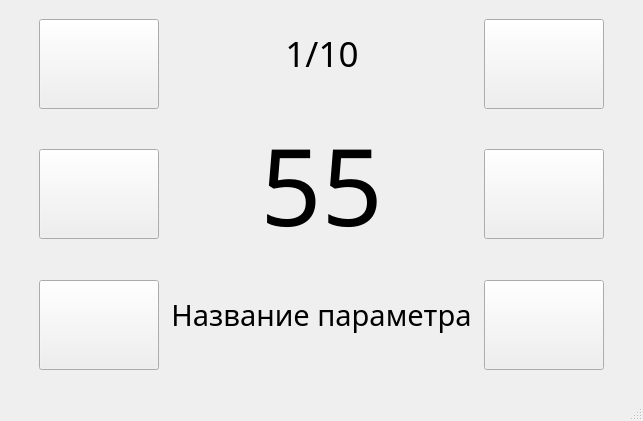
<?xml version="1.0" encoding="UTF-8"?>
<ui version="4.0">
 <class>MainWindow</class>
 <widget class="QMainWindow" name="MainWindow">
  <property name="geometry">
   <rect>
    <x>0</x>
    <y>0</y>
    <width>643</width>
    <height>421</height>
   </rect>
  </property>
  <property name="minimumSize">
   <size>
    <width>480</width>
    <height>320</height>
   </size>
  </property>
  <property name="maximumSize">
   <size>
    <width>4800</width>
    <height>3200</height>
   </size>
  </property>
  <property name="windowTitle">
   <string>MainWindow</string>
  </property>
  <widget class="QWidget" name="centralwidget">
   <layout class="QHBoxLayout" name="horizontalLayout_4">
    <item>
     <spacer name="horizontalSpacer_5">
      <property name="orientation">
       <enum>Qt::Horizontal</enum>
      </property>
      <property name="sizeType">
       <enum>QSizePolicy::Minimum</enum>
      </property>
      <property name="sizeHint" stdset="0">
       <size>
        <width>30</width>
        <height>20</height>
       </size>
      </property>
     </spacer>
    </item>
    <item>
     <layout class="QVBoxLayout" name="verticalLayout_3">
      <item>
       <spacer name="verticalSpacer">
        <property name="orientation">
         <enum>Qt::Vertical</enum>
        </property>
        <property name="sizeHint" stdset="0">
         <size>
          <width>20</width>
          <height>20</height>
         </size>
        </property>
       </spacer>
      </item>
      <item>
       <layout class="QHBoxLayout" name="horizontalLayout_3">
        <item>
         <widget class="QPushButton" name="button_menu">
          <property name="minimumSize">
           <size>
            <width>120</width>
            <height>90</height>
           </size>
          </property>
          <property name="maximumSize">
           <size>
            <width>85</width>
            <height>70</height>
           </size>
          </property>
          <property name="font">
           <font>
            <pointsize>16</pointsize>
           </font>
          </property>
          <property name="whatsThis">
           <string/>
          </property>
          <property name="accessibleName">
           <string/>
          </property>
          <property name="layoutDirection">
           <enum>Qt::LeftToRight</enum>
          </property>
          <property name="autoFillBackground">
           <bool>false</bool>
          </property>
          <property name="text">
           <string/>
          </property>
          <property name="iconSize">
           <size>
            <width>150</width>
            <height>150</height>
           </size>
          </property>
          <property name="autoRepeatInterval">
           <number>100</number>
          </property>
          <property name="autoDefault">
           <bool>false</bool>
          </property>
          <property name="default">
           <bool>false</bool>
          </property>
          <property name="flat">
           <bool>false</bool>
          </property>
         </widget>
        </item>
        <item>
         <spacer name="horizontalSpacer">
          <property name="orientation">
           <enum>Qt::Horizontal</enum>
          </property>
          <property name="sizeHint" stdset="0">
           <size>
            <width>40</width>
            <height>20</height>
           </size>
          </property>
         </spacer>
        </item>
        <item>
         <layout class="QVBoxLayout" name="verticalLayout_2">
          <item>
           <spacer name="verticalSpacer_8">
            <property name="orientation">
             <enum>Qt::Vertical</enum>
            </property>
            <property name="sizeHint" stdset="0">
             <size>
              <width>20</width>
              <height>40</height>
             </size>
            </property>
           </spacer>
          </item>
          <item>
           <widget class="QLabel" name="coll_params">
            <property name="font">
             <font>
              <family>Siemens AD Sans</family>
              <pointsize>26</pointsize>
             </font>
            </property>
            <property name="text">
             <string>1/10</string>
            </property>
            <property name="alignment">
             <set>Qt::AlignCenter</set>
            </property>
           </widget>
          </item>
          <item>
           <spacer name="verticalSpacer_7">
            <property name="orientation">
             <enum>Qt::Vertical</enum>
            </property>
            <property name="sizeHint" stdset="0">
             <size>
              <width>20</width>
              <height>40</height>
             </size>
            </property>
           </spacer>
          </item>
         </layout>
        </item>
        <item>
         <spacer name="horizontalSpacer_2">
          <property name="orientation">
           <enum>Qt::Horizontal</enum>
          </property>
          <property name="sizeHint" stdset="0">
           <size>
            <width>40</width>
            <height>20</height>
           </size>
          </property>
         </spacer>
        </item>
        <item>
         <widget class="QPushButton" name="button_sort">
          <property name="minimumSize">
           <size>
            <width>120</width>
            <height>90</height>
           </size>
          </property>
          <property name="maximumSize">
           <size>
            <width>85</width>
            <height>70</height>
           </size>
          </property>
          <property name="font">
           <font>
            <pointsize>16</pointsize>
           </font>
          </property>
          <property name="whatsThis">
           <string/>
          </property>
          <property name="accessibleName">
           <string/>
          </property>
          <property name="layoutDirection">
           <enum>Qt::LeftToRight</enum>
          </property>
          <property name="autoFillBackground">
           <bool>false</bool>
          </property>
          <property name="text">
           <string/>
          </property>
          <property name="autoRepeatInterval">
           <number>100</number>
          </property>
          <property name="autoDefault">
           <bool>false</bool>
          </property>
          <property name="default">
           <bool>false</bool>
          </property>
          <property name="flat">
           <bool>false</bool>
          </property>
         </widget>
        </item>
       </layout>
      </item>
      <item>
       <spacer name="verticalSpacer_4">
        <property name="orientation">
         <enum>Qt::Vertical</enum>
        </property>
        <property name="sizeType">
         <enum>QSizePolicy::Minimum</enum>
        </property>
        <property name="sizeHint" stdset="0">
         <size>
          <width>20</width>
          <height>13</height>
         </size>
        </property>
       </spacer>
      </item>
      <item>
       <layout class="QHBoxLayout" name="horizontalLayout_2">
        <item>
         <widget class="QPushButton" name="button_minus">
          <property name="minimumSize">
           <size>
            <width>120</width>
            <height>90</height>
           </size>
          </property>
          <property name="maximumSize">
           <size>
            <width>85</width>
            <height>70</height>
           </size>
          </property>
          <property name="font">
           <font>
            <pointsize>26</pointsize>
           </font>
          </property>
          <property name="text">
           <string/>
          </property>
          <property name="autoRepeatInterval">
           <number>100</number>
          </property>
         </widget>
        </item>
        <item>
         <spacer name="horizontalSpacer_3">
          <property name="orientation">
           <enum>Qt::Horizontal</enum>
          </property>
          <property name="sizeHint" stdset="0">
           <size>
            <width>40</width>
            <height>20</height>
           </size>
          </property>
         </spacer>
        </item>
        <item>
         <widget class="QLabel" name="value">
          <property name="font">
           <font>
            <family>Siemens AD Sans</family>
            <pointsize>80</pointsize>
           </font>
          </property>
          <property name="text">
           <string>55</string>
          </property>
          <property name="alignment">
           <set>Qt::AlignCenter</set>
          </property>
         </widget>
        </item>
        <item>
         <spacer name="horizontalSpacer_4">
          <property name="orientation">
           <enum>Qt::Horizontal</enum>
          </property>
          <property name="sizeHint" stdset="0">
           <size>
            <width>40</width>
            <height>20</height>
           </size>
          </property>
         </spacer>
        </item>
        <item>
         <widget class="QPushButton" name="button_plus">
          <property name="minimumSize">
           <size>
            <width>120</width>
            <height>90</height>
           </size>
          </property>
          <property name="maximumSize">
           <size>
            <width>85</width>
            <height>70</height>
           </size>
          </property>
          <property name="font">
           <font>
            <pointsize>26</pointsize>
           </font>
          </property>
          <property name="text">
           <string/>
          </property>
          <property name="autoRepeatInterval">
           <number>100</number>
          </property>
         </widget>
        </item>
       </layout>
      </item>
      <item>
       <spacer name="verticalSpacer_3">
        <property name="orientation">
         <enum>Qt::Vertical</enum>
        </property>
        <property name="sizeType">
         <enum>QSizePolicy::Minimum</enum>
        </property>
        <property name="sizeHint" stdset="0">
         <size>
          <width>20</width>
          <height>13</height>
         </size>
        </property>
       </spacer>
      </item>
      <item>
       <layout class="QHBoxLayout" name="horizontalLayout">
        <item>
         <widget class="QPushButton" name="button_left">
          <property name="minimumSize">
           <size>
            <width>120</width>
            <height>90</height>
           </size>
          </property>
          <property name="maximumSize">
           <size>
            <width>85</width>
            <height>70</height>
           </size>
          </property>
          <property name="font">
           <font>
            <pointsize>26</pointsize>
           </font>
          </property>
          <property name="text">
           <string/>
          </property>
          <property name="iconSize">
           <size>
            <width>150</width>
            <height>150</height>
           </size>
          </property>
          <property name="autoRepeatInterval">
           <number>100</number>
          </property>
         </widget>
        </item>
        <item>
         <layout class="QVBoxLayout" name="verticalLayout">
          <item>
           <spacer name="verticalSpacer_5">
            <property name="orientation">
             <enum>Qt::Vertical</enum>
            </property>
            <property name="sizeHint" stdset="0">
             <size>
              <width>20</width>
              <height>40</height>
             </size>
            </property>
           </spacer>
          </item>
          <item>
           <widget class="QLabel" name="name_params">
            <property name="font">
             <font>
              <family>Siemens AD Sans</family>
              <pointsize>22</pointsize>
             </font>
            </property>
            <property name="text">
             <string>Название параметра</string>
            </property>
            <property name="alignment">
             <set>Qt::AlignCenter</set>
            </property>
           </widget>
          </item>
          <item>
           <spacer name="verticalSpacer_6">
            <property name="orientation">
             <enum>Qt::Vertical</enum>
            </property>
            <property name="sizeHint" stdset="0">
             <size>
              <width>20</width>
              <height>40</height>
             </size>
            </property>
           </spacer>
          </item>
         </layout>
        </item>
        <item>
         <widget class="QPushButton" name="button_right">
          <property name="minimumSize">
           <size>
            <width>120</width>
            <height>90</height>
           </size>
          </property>
          <property name="maximumSize">
           <size>
            <width>85</width>
            <height>70</height>
           </size>
          </property>
          <property name="font">
           <font>
            <pointsize>26</pointsize>
           </font>
          </property>
          <property name="text">
           <string/>
          </property>
          <property name="iconSize">
           <size>
            <width>150</width>
            <height>150</height>
           </size>
          </property>
          <property name="autoRepeatInterval">
           <number>100</number>
          </property>
         </widget>
        </item>
       </layout>
      </item>
      <item>
       <spacer name="verticalSpacer_2">
        <property name="orientation">
         <enum>Qt::Vertical</enum>
        </property>
        <property name="sizeType">
         <enum>QSizePolicy::Minimum</enum>
        </property>
        <property name="sizeHint" stdset="0">
         <size>
          <width>20</width>
          <height>30</height>
         </size>
        </property>
       </spacer>
      </item>
     </layout>
    </item>
    <item>
     <spacer name="horizontalSpacer_6">
      <property name="orientation">
       <enum>Qt::Horizontal</enum>
      </property>
      <property name="sizeType">
       <enum>QSizePolicy::Minimum</enum>
      </property>
      <property name="sizeHint" stdset="0">
       <size>
        <width>30</width>
        <height>20</height>
       </size>
      </property>
     </spacer>
    </item>
   </layout>
  </widget>
  <widget class="QMenuBar" name="menubar">
   <property name="geometry">
    <rect>
     <x>0</x>
     <y>0</y>
     <width>643</width>
     <height>26</height>
    </rect>
   </property>
  </widget>
  <widget class="QStatusBar" name="statusbar"/>
 </widget>
 <resources/>
 <connections/>
</ui>
